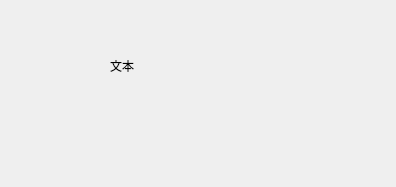
<?xml version="1.0" encoding="UTF-8"?>
<ui version="4.0">
 <class>Widget</class>
 <widget class="QWidget" name="Widget">
  <property name="geometry">
   <rect>
    <x>0</x>
    <y>0</y>
    <width>396</width>
    <height>187</height>
   </rect>
  </property>
  <property name="windowTitle">
   <string>Widget</string>
  </property>
  <widget class="QLabel" name="label">
   <property name="geometry">
    <rect>
     <x>110</x>
     <y>40</y>
     <width>191</width>
     <height>51</height>
    </rect>
   </property>
   <property name="text">
    <string>文本</string>
   </property>
  </widget>
 </widget>
 <resources/>
 <connections/>
</ui>
